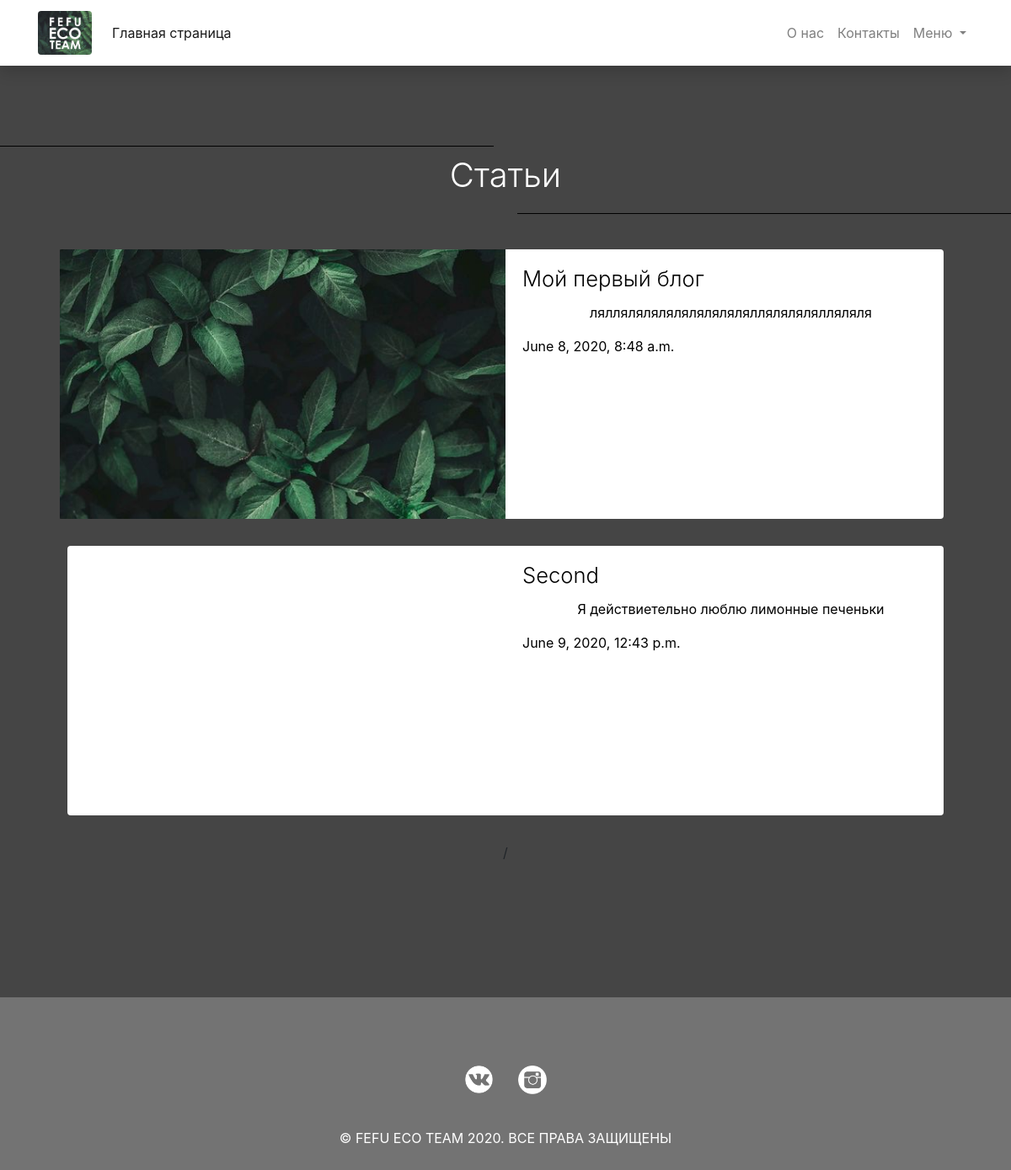
The page /articles on the database its author committed.
### EcoApp/models.py (models this page shows, shortened)
class Post(models.Model):
    title = models.CharField(max_length=120)
    description = models.TextField(default='Описание')
    keywords = models.CharField(max_length=120, default='Ключевые слова')
    image = models.FileField(null=True, blank=True)
    content = models.TextField()
    visible = models.BooleanField(default=1)
    updated = models.DateTimeField(auto_now=True, auto_now_add=False)
    timestamp = models.DateTimeField(auto_now=False, auto_now_add=True)
    def get_absolute_url(self):
        return "/articles/%s/" % (self.id)

### EcoApp/views.py (the view)
# urls.py: path('articles', views.articles, name='articles'),
def articles(request):
    posts = Post.objects.all()
    return render(request, "articles.html", {"posts": posts})

### src/templates/articles.html (shortened to what this page needs)
{% extends 'articles-main.html' %}
{% load static %}
{% block body %}
    <section class="article">
        <div class="title">
            <h1 class="font-weight-light"> Статьи </h1>
        </div>
        {% if not posts %}
            <div class="row">
                <div class="col-12 text-center">
                    <h1 class="font-weight-light" style="font-size: 3vh"><b>Статьи не найдены</b></h1>
                </div>
            </div>
        {% else %}
            {% for obj in posts %}
                <a href="{{ obj.get_absolute_url }}">
                    <div class="article-card card">
                        <div class="row">
                            <div class="col-6 article-box">
                                {% if obj.image %}
                                    <img class="card-img-top lazy" src='{{ obj.image.url }}'>
                                {% else %}
                                    <p></p>
                                {% endif %}
                            </div>
                            <div class="card-body col-6">
                                <h5 class="card-title">{{ obj.title }}</h5>
                                <p class="card-text">{{ obj.content|truncatechars:70 }}</p>
                                <span>{{ obj.timestamp }}</span>
                            </div>
                        </div>
                    </div>
                </a>
            {% endfor %}
        {% endif %}
        <div class="row">
            <div class="col-12 text-center">
                <span>{{ posts.number }} / {{ posts.num_pages }}</span>
            </div>
        </div>
    </section>
{% endblock %}

### src/common_static/NewCss.css (style rules this page uses)
body { background-image: url('background.jpg'); background-size: cover; background-position: center; background-repeat: no-repeat; background-attachment: fixed; }
h1, h2, h3, h4, h5 { font-style: normal; }
h1 { color: white; }
h5 { font-size: 1.6em; font-weight: 300; }
a { color: black; }
section { padding: 20vh 0 20vh 0; }
p { text-align: center; }
a:link, a:visited, a:hover { color: black; text-decoration: none; }
.title { overflow: hidden; text-align: center; margin-bottom: 4vh; }
.title:before, .title:after { content: ""; display: inline-block; vertical-align: middle; width: 100%; height: 0.2vh; background-color: black; position: relative; }
.title:before { margin-left: -100%; left: -14px; }
.title:after { margin-right: -100%; right: -14px; }
.card img { margin: 0; align-self: center; }
.article { background-color: rgb(69, 69, 69); min-height: 75vh; }
.article-card { border: rgb(69, 69, 69); margin: 0 10vh 4vh 10vh; }
.article-box { position: relative; overflow: hidden; min-height: 40vh; border-radius: 1vh 0 0 1vh; }
.article-box img { position: absolute; top: 50%; left: 50%; transform: translate(-49%, -50%); }

### rows shown on the page
Post: image (picture), title "Мой первый блог", content "лялляляляляляляляляляллялялялялляляля", timestamp "June 8, 2020, 8:48 a.m."
Post: title "Second", content "Я действиетельно люблю лимонные печеньки", timestamp "June 9, 2020, 12:43 p.m."
